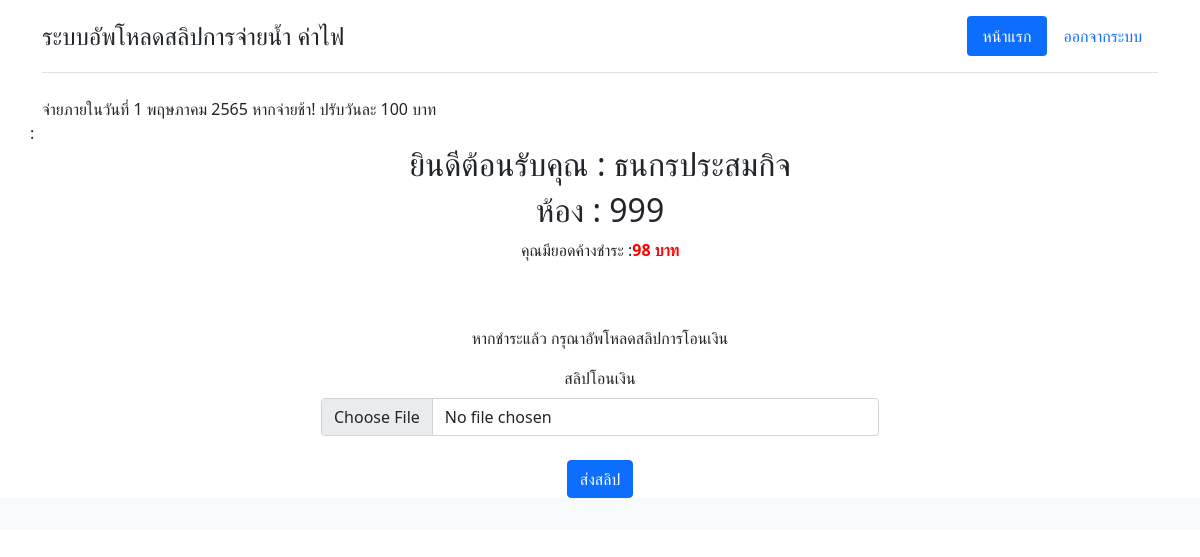
The page /index.php (signed in) on the database its author committed.
### tables this page shows
CREATE TABLE `guest` (
  `guest_id` int(10) NOT NULL,
  `stu_id` varchar(100) NOT NULL,
  `password` varchar(100) NOT NULL,
  `g_prefix` varchar(50) NOT NULL,
  `g_name` varchar(100) NOT NULL,
  `g_sname` varchar(100) NOT NULL,
  `g_overdue` int(100) NOT NULL,
  `g_room` varchar(5) NOT NULL,
  `img_slip` varchar(100) NOT NULL
);

### index.php (the view, shortened to what this page needs)
<?php
include 'condb.php';
$stu_id = $_SESSION['stu_id'];
$sql = "SELECT * FROM `guest` WHERE `stu_id` = '$stu_id'";
$result = mysqli_query($mysqli, $sql);
?>
<!doctype html>
<html>
<head>
    <link href="admin/assets/dist/css/bootstrap.min.css" rel="stylesheet">
</head>
<body>
    <?php
    include 'header.php';
    ?>
    <div class="container">
        <div class="row">
            <marquee direction="left">จ่ายภายในวันที่ 1 พฤษภาคม 2565 หากจ่ายช้า! ปรับวันละ 100 บาท</marquee> :
            <div class="col-12">
                <?php $row = mysqli_fetch_array($result, MYSQLI_ASSOC) ?>
                <center>
                    <h2>ยินดีต้อนรับคุณ : <?php echo $row["g_name"].$row["g_sname"];; ?></h2>
                    <h2>ห้อง : <?php echo $row["g_room"]; ?> </h2>
                    <p>คุณมียอดค้างชําระ :<strong style="color: red;"><?php echo $row["g_overdue"]; ?> บาท</strong></p>
                    <br>
                    <br>
                    <p>หากชําระแล้ว กรุณาอัพโหลดสลิปการโอนเงิน</p>
                    <form action="upload_slim.php" method="post" enctype="multipart/form-data">
                        <div class="col">
                            <label for="formFile" class="form-label">สลิปโอนเงิน</label>
                            <input class="form-control" type="file" name="file" style="width: 50%;">
                            <br>
                            <button type="submit" class="btn btn-primary">ส่งสลิป</button>
                        </div>
                    </form>
                </center>
            </div>
        </div>
    </div>
    <footer class="footer mt-auto py-3 bg-light">
    </footer>
</body>
</html>

### rows shown on the page
guest: g_name "ธนกร", g_sname "ประสมกิจ", g_room "999", g_overdue "98"
